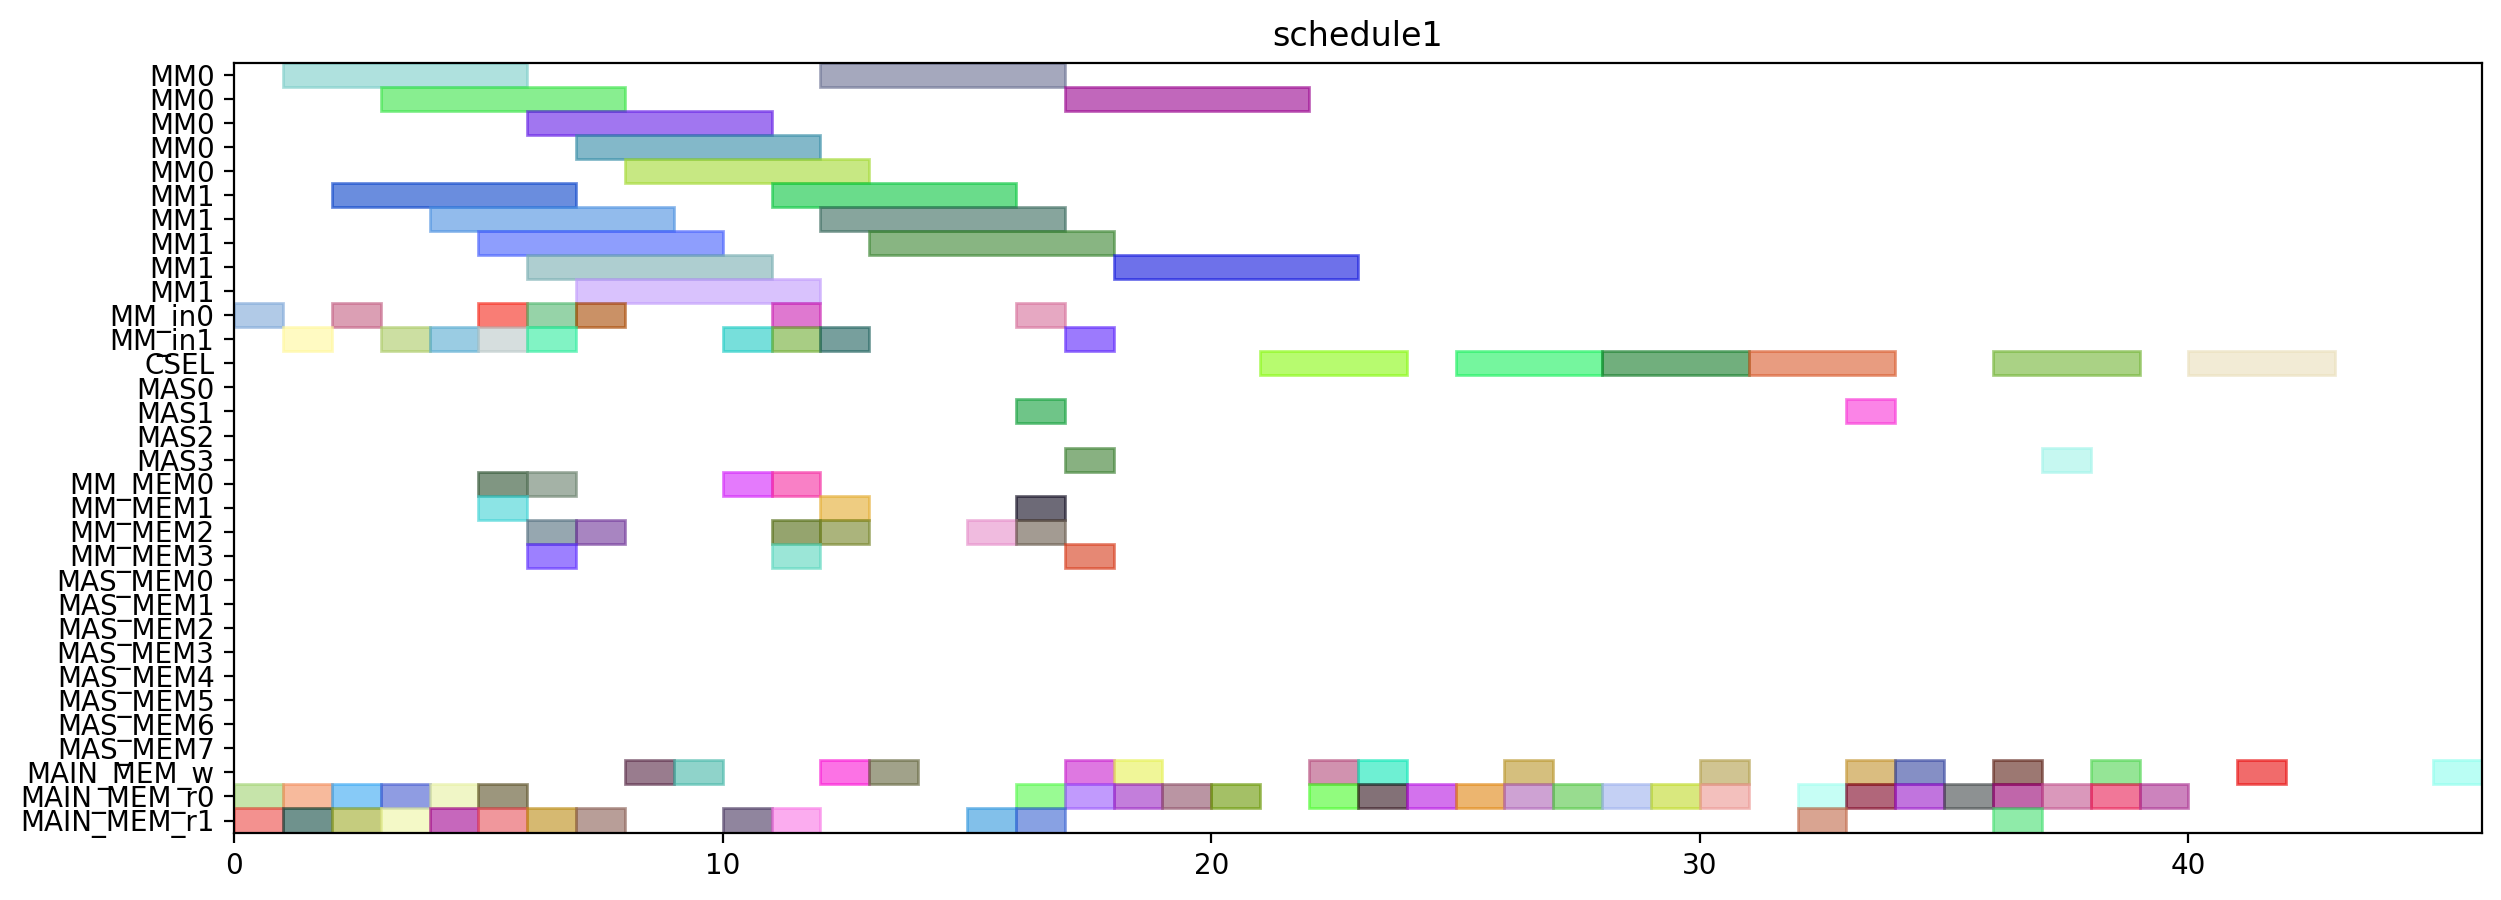

The script that drew this image:
from pyschedule import Scenario, solvers, plotters, alt


def solve():
	horizon = 166
	S = Scenario("schedule1", horizon=horizon)

	# resource
	MM = S.Resources('MM', num=2, size=5)
	MM_in = S.Resources('MM_in', num=2)
	CSEL = S.Resource('CSEL')
	MAS = S.Resources('MAS', num=4, size=1, periods=range(1, horizon))
	MM_MEM = S.Resources('MM_MEM', num=4)
	MAS_MEM = S.Resources('MAS_MEM', num=8)
	MAIN_MEM_w = S.Resource('MAIN_MEM_w', size=1)
	MAIN_MEM_r = S.Resources('MAIN_MEM_r', num=2)

	# result of previous scheduling
	alpha0_in = S.Task('alpha0_in', length=1, delay_cost=1)
	S += alpha0_in >= 0
	alpha0_in += MM_in[0]

	alpha0_mem0 = S.Task('alpha0_mem0', length=1, delay_cost=1)
	S += alpha0_mem0 >= 0
	alpha0_mem0 += MAIN_MEM_r[0]

	alpha0_mem1 = S.Task('alpha0_mem1', length=1, delay_cost=1)
	S += alpha0_mem1 >= 0
	alpha0_mem1 += MAIN_MEM_r[1]

	alpha0 = S.Task('alpha0', length=5, delay_cost=1)
	S += alpha0 >= 1
	alpha0 += MM[0]

	alpha1_in = S.Task('alpha1_in', length=1, delay_cost=1)
	S += alpha1_in >= 1
	alpha1_in += MM_in[1]

	alpha1_mem0 = S.Task('alpha1_mem0', length=1, delay_cost=1)
	S += alpha1_mem0 >= 1
	alpha1_mem0 += MAIN_MEM_r[0]

	alpha1_mem1 = S.Task('alpha1_mem1', length=1, delay_cost=1)
	S += alpha1_mem1 >= 1
	alpha1_mem1 += MAIN_MEM_r[1]

	alpha1 = S.Task('alpha1', length=5, delay_cost=1)
	S += alpha1 >= 2
	alpha1 += MM[1]

	xit2N1_in = S.Task('xit2N1_in', length=1, delay_cost=1)
	S += xit2N1_in >= 2
	xit2N1_in += MM_in[0]

	xit2N1_mem0 = S.Task('xit2N1_mem0', length=1, delay_cost=1)
	S += xit2N1_mem0 >= 2
	xit2N1_mem0 += MAIN_MEM_r[0]

	xit2N1_mem1 = S.Task('xit2N1_mem1', length=1, delay_cost=1)
	S += xit2N1_mem1 >= 2
	xit2N1_mem1 += MAIN_MEM_r[1]

	xit2N0_in = S.Task('xit2N0_in', length=1, delay_cost=1)
	S += xit2N0_in >= 3
	xit2N0_in += MM_in[1]

	xit2N0_mem0 = S.Task('xit2N0_mem0', length=1, delay_cost=1)
	S += xit2N0_mem0 >= 3
	xit2N0_mem0 += MAIN_MEM_r[0]

	xit2N0_mem1 = S.Task('xit2N0_mem1', length=1, delay_cost=1)
	S += xit2N0_mem1 >= 3
	xit2N0_mem1 += MAIN_MEM_r[1]

	xit2N1 = S.Task('xit2N1', length=5, delay_cost=1)
	S += xit2N1 >= 3
	xit2N1 += MM[0]

	t30_in = S.Task('t30_in', length=1, delay_cost=1)
	S += t30_in >= 4
	t30_in += MM_in[1]

	t30_mem0 = S.Task('t30_mem0', length=1, delay_cost=1)
	S += t30_mem0 >= 4
	t30_mem0 += MAIN_MEM_r[0]

	t30_mem1 = S.Task('t30_mem1', length=1, delay_cost=1)
	S += t30_mem1 >= 4
	t30_mem1 += MAIN_MEM_r[1]

	xit2N0 = S.Task('xit2N0', length=5, delay_cost=1)
	S += xit2N0 >= 4
	xit2N0 += MM[1]

	alpha20_in = S.Task('alpha20_in', length=1, delay_cost=1)
	S += alpha20_in >= 5
	alpha20_in += MM_in[0]

	alpha20_mem0 = S.Task('alpha20_mem0', length=1, delay_cost=1)
	S += alpha20_mem0 >= 5
	alpha20_mem0 += MM_MEM[0]

	alpha20_mem1 = S.Task('alpha20_mem1', length=1, delay_cost=1)
	S += alpha20_mem1 >= 5
	alpha20_mem1 += MM_MEM[1]

	t30 = S.Task('t30', length=5, delay_cost=1)
	S += t30 >= 5
	t30 += MM[1]

	t31_in = S.Task('t31_in', length=1, delay_cost=1)
	S += t31_in >= 5
	t31_in += MM_in[1]

	t31_mem0 = S.Task('t31_mem0', length=1, delay_cost=1)
	S += t31_mem0 >= 5
	t31_mem0 += MAIN_MEM_r[0]

	t31_mem1 = S.Task('t31_mem1', length=1, delay_cost=1)
	S += t31_mem1 >= 5
	t31_mem1 += MAIN_MEM_r[1]

	alpha20 = S.Task('alpha20', length=5, delay_cost=1)
	S += alpha20 >= 6
	alpha20 += MM[0]

	alpha21_in = S.Task('alpha21_in', length=1, delay_cost=1)
	S += alpha21_in >= 6
	alpha21_in += MM_in[0]

	alpha21_mem0 = S.Task('alpha21_mem0', length=1, delay_cost=1)
	S += alpha21_mem0 >= 6
	alpha21_mem0 += MM_MEM[2]

	alpha21_mem1 = S.Task('alpha21_mem1', length=1, delay_cost=1)
	S += alpha21_mem1 >= 6
	alpha21_mem1 += MM_MEM[3]

	alphaD0_in = S.Task('alphaD0_in', length=1, delay_cost=1)
	S += alphaD0_in >= 6
	alphaD0_in += MM_in[1]

	alphaD0_mem0 = S.Task('alphaD0_mem0', length=1, delay_cost=1)
	S += alphaD0_mem0 >= 6
	alphaD0_mem0 += MM_MEM[0]

	alphaD0_mem1 = S.Task('alphaD0_mem1', length=1, delay_cost=1)
	S += alphaD0_mem1 >= 6
	alphaD0_mem1 += MAIN_MEM_r[1]

	t31 = S.Task('t31', length=5, delay_cost=1)
	S += t31 >= 6
	t31 += MM[1]

	alpha21 = S.Task('alpha21', length=5, delay_cost=1)
	S += alpha21 >= 7
	alpha21 += MM[0]

	alphaD0 = S.Task('alphaD0', length=5, delay_cost=1)
	S += alphaD0 >= 7
	alphaD0 += MM[1]

	alphaD1_in = S.Task('alphaD1_in', length=1, delay_cost=1)
	S += alphaD1_in >= 7
	alphaD1_in += MM_in[0]

	alphaD1_mem0 = S.Task('alphaD1_mem0', length=1, delay_cost=1)
	S += alphaD1_mem0 >= 7
	alphaD1_mem0 += MM_MEM[2]

	alphaD1_mem1 = S.Task('alphaD1_mem1', length=1, delay_cost=1)
	S += alphaD1_mem1 >= 7
	alphaD1_mem1 += MAIN_MEM_r[1]

	alphaD1 = S.Task('alphaD1', length=5, delay_cost=1)
	S += alphaD1 >= 8
	alphaD1 += MM[0]

	xit2N1_w = S.Task('xit2N1_w', length=1, delay_cost=1)
	S += xit2N1_w >= 8
	xit2N1_w += MAIN_MEM_w

	xit2N0_w = S.Task('xit2N0_w', length=1, delay_cost=1)
	S += xit2N0_w >= 9
	xit2N0_w += MAIN_MEM_w

	alpha2V0_in = S.Task('alpha2V0_in', length=1, delay_cost=1)
	S += alpha2V0_in >= 10
	alpha2V0_in += MM_in[1]

	alpha2V0_mem0 = S.Task('alpha2V0_mem0', length=1, delay_cost=1)
	S += alpha2V0_mem0 >= 10
	alpha2V0_mem0 += MM_MEM[0]

	alpha2V0_mem1 = S.Task('alpha2V0_mem1', length=1, delay_cost=1)
	S += alpha2V0_mem1 >= 10
	alpha2V0_mem1 += MAIN_MEM_r[1]

	alpha2V0 = S.Task('alpha2V0', length=5, delay_cost=1)
	S += alpha2V0 >= 11
	alpha2V0 += MM[1]

	alpha2V1_in = S.Task('alpha2V1_in', length=1, delay_cost=1)
	S += alpha2V1_in >= 11
	alpha2V1_in += MM_in[1]

	alpha2V1_mem0 = S.Task('alpha2V1_mem0', length=1, delay_cost=1)
	S += alpha2V1_mem0 >= 11
	alpha2V1_mem0 += MM_MEM[0]

	alpha2V1_mem1 = S.Task('alpha2V1_mem1', length=1, delay_cost=1)
	S += alpha2V1_mem1 >= 11
	alpha2V1_mem1 += MAIN_MEM_r[1]

	t3alphaD0_in = S.Task('t3alphaD0_in', length=1, delay_cost=1)
	S += t3alphaD0_in >= 11
	t3alphaD0_in += MM_in[0]

	t3alphaD0_mem0 = S.Task('t3alphaD0_mem0', length=1, delay_cost=1)
	S += t3alphaD0_mem0 >= 11
	t3alphaD0_mem0 += MM_MEM[2]

	t3alphaD0_mem1 = S.Task('t3alphaD0_mem1', length=1, delay_cost=1)
	S += t3alphaD0_mem1 >= 11
	t3alphaD0_mem1 += MM_MEM[3]

	alpha2V1 = S.Task('alpha2V1', length=5, delay_cost=1)
	S += alpha2V1 >= 12
	alpha2V1 += MM[1]

	alphaD0_w = S.Task('alphaD0_w', length=1, delay_cost=1)
	S += alphaD0_w >= 12
	alphaD0_w += MAIN_MEM_w

	t3alphaD0 = S.Task('t3alphaD0', length=5, delay_cost=1)
	S += t3alphaD0 >= 12
	t3alphaD0 += MM[0]

	t3alphaD1_in = S.Task('t3alphaD1_in', length=1, delay_cost=1)
	S += t3alphaD1_in >= 12
	t3alphaD1_in += MM_in[1]

	t3alphaD1_mem0 = S.Task('t3alphaD1_mem0', length=1, delay_cost=1)
	S += t3alphaD1_mem0 >= 12
	t3alphaD1_mem0 += MM_MEM[2]

	t3alphaD1_mem1 = S.Task('t3alphaD1_mem1', length=1, delay_cost=1)
	S += t3alphaD1_mem1 >= 12
	t3alphaD1_mem1 += MM_MEM[1]

	alphaD1_w = S.Task('alphaD1_w', length=1, delay_cost=1)
	S += alphaD1_w >= 13
	alphaD1_w += MAIN_MEM_w

	t3alphaD1 = S.Task('t3alphaD1', length=5, delay_cost=1)
	S += t3alphaD1 >= 13
	t3alphaD1 += MM[1]

	alpha2V_U0_mem0 = S.Task('alpha2V_U0_mem0', length=1, delay_cost=1)
	S += alpha2V_U0_mem0 >= 15
	alpha2V_U0_mem0 += MM_MEM[2]

	alpha2V_U0_mem1 = S.Task('alpha2V_U0_mem1', length=1, delay_cost=1)
	S += alpha2V_U0_mem1 >= 15
	alpha2V_U0_mem1 += MAIN_MEM_r[1]

	alpha2V_U0 = S.Task('alpha2V_U0', length=1, delay_cost=1)
	S += alpha2V_U0 >= 16
	alpha2V_U0 += MAS[1]

	alpha2V_U1_mem0 = S.Task('alpha2V_U1_mem0', length=1, delay_cost=1)
	S += alpha2V_U1_mem0 >= 16
	alpha2V_U1_mem0 += MM_MEM[2]

	alpha2V_U1_mem1 = S.Task('alpha2V_U1_mem1', length=1, delay_cost=1)
	S += alpha2V_U1_mem1 >= 16
	alpha2V_U1_mem1 += MAIN_MEM_r[1]

	y20_in = S.Task('y20_in', length=1, delay_cost=1)
	S += y20_in >= 16
	y20_in += MM_in[0]

	y20_mem0 = S.Task('y20_mem0', length=1, delay_cost=1)
	S += y20_mem0 >= 16
	y20_mem0 += MAIN_MEM_r[0]

	y20_mem1 = S.Task('y20_mem1', length=1, delay_cost=1)
	S += y20_mem1 >= 16
	y20_mem1 += MM_MEM[1]

	alpha2V_U0_w = S.Task('alpha2V_U0_w', length=1, delay_cost=1)
	S += alpha2V_U0_w >= 17
	alpha2V_U0_w += MAIN_MEM_w

	alpha2V_U1 = S.Task('alpha2V_U1', length=1, delay_cost=1)
	S += alpha2V_U1 >= 17
	alpha2V_U1 += MAS[3]

	y20 = S.Task('y20', length=5, delay_cost=1)
	S += y20 >= 17
	y20 += MM[0]

	y21_in = S.Task('y21_in', length=1, delay_cost=1)
	S += y21_in >= 17
	y21_in += MM_in[1]

	y21_mem0 = S.Task('y21_mem0', length=1, delay_cost=1)
	S += y21_mem0 >= 17
	y21_mem0 += MAIN_MEM_r[0]

	y21_mem1 = S.Task('y21_mem1', length=1, delay_cost=1)
	S += y21_mem1 >= 17
	y21_mem1 += MM_MEM[3]

	X0_mem0 = S.Task('X0_mem0', length=1, delay_cost=1)
	S += X0_mem0 >= 18
	X0_mem0 += MAIN_MEM_r[0]

	alpha2V_U1_w = S.Task('alpha2V_U1_w', length=1, delay_cost=1)
	S += alpha2V_U1_w >= 18
	alpha2V_U1_w += MAIN_MEM_w

	y21 = S.Task('y21', length=5, delay_cost=1)
	S += y21 >= 18
	y21 += MM[1]

	X0_mem1 = S.Task('X0_mem1', length=1, delay_cost=1)
	S += X0_mem1 >= 19
	X0_mem1 += MAIN_MEM_r[0]

	X0_mem2 = S.Task('X0_mem2', length=1, delay_cost=1)
	S += X0_mem2 >= 20
	X0_mem2 += MAIN_MEM_r[0]

	X0 = S.Task('X0', length=3, delay_cost=1)
	S += X0 >= 21
	X0 += CSEL

	y0_mem0 = S.Task('y0_mem0', length=1, delay_cost=1)
	S += y0_mem0 >= 22
	y0_mem0 += MAIN_MEM_r[0]

	y20_w = S.Task('y20_w', length=1, delay_cost=1)
	S += y20_w >= 22
	y20_w += MAIN_MEM_w

	y0_mem1 = S.Task('y0_mem1', length=1, delay_cost=1)
	S += y0_mem1 >= 23
	y0_mem1 += MAIN_MEM_r[0]

	y21_w = S.Task('y21_w', length=1, delay_cost=1)
	S += y21_w >= 23
	y21_w += MAIN_MEM_w

	y0_mem2 = S.Task('y0_mem2', length=1, delay_cost=1)
	S += y0_mem2 >= 24
	y0_mem2 += MAIN_MEM_r[0]

	y0 = S.Task('y0', length=3, delay_cost=1)
	S += y0 >= 25
	y0 += CSEL

	X0_w = S.Task('X0_w', length=1, delay_cost=1)
	S += X0_w >= 26
	X0_w += MAIN_MEM_w

	y0_w = S.Task('y0_w', length=1, delay_cost=1)
	S += y0_w >= 30
	y0_w += MAIN_MEM_w

	y_alt0_mem0 = S.Task('y_alt0_mem0', length=1, delay_cost=1)
	S += y_alt0_mem0 >= 32
	y_alt0_mem0 += MAIN_MEM_r[0]

	y_alt0_mem1 = S.Task('y_alt0_mem1', length=1, delay_cost=1)
	S += y_alt0_mem1 >= 32
	y_alt0_mem1 += MAIN_MEM_r[1]

	Y0_mem0 = S.Task('Y0_mem0', length=1, delay_cost=1)
	S += Y0_mem0 >= 33
	Y0_mem0 += MAIN_MEM_r[0]

	y_alt0 = S.Task('y_alt0', length=1, delay_cost=1)
	S += y_alt0 >= 33
	y_alt0 += MAS[1]

	Y0_mem1 = S.Task('Y0_mem1', length=1, delay_cost=1)
	S += Y0_mem1 >= 34
	Y0_mem1 += MAIN_MEM_r[0]

	y_alt0_w = S.Task('y_alt0_w', length=1, delay_cost=1)
	S += y_alt0_w >= 34
	y_alt0_w += MAIN_MEM_w

	Y0_mem2 = S.Task('Y0_mem2', length=1, delay_cost=1)
	S += Y0_mem2 >= 35
	Y0_mem2 += MAIN_MEM_r[0]

	Y0 = S.Task('Y0', length=3, delay_cost=1)
	S += Y0 >= 36
	Y0 += CSEL

	y_alt1_mem0 = S.Task('y_alt1_mem0', length=1, delay_cost=1)
	S += y_alt1_mem0 >= 36
	y_alt1_mem0 += MAIN_MEM_r[0]

	y_alt1_mem1 = S.Task('y_alt1_mem1', length=1, delay_cost=1)
	S += y_alt1_mem1 >= 36
	y_alt1_mem1 += MAIN_MEM_r[1]

	Y1_mem0 = S.Task('Y1_mem0', length=1, delay_cost=1)
	S += Y1_mem0 >= 37
	Y1_mem0 += MAIN_MEM_r[0]

	y_alt1 = S.Task('y_alt1', length=1, delay_cost=1)
	S += y_alt1 >= 37
	y_alt1 += MAS[3]

	Y1_mem1 = S.Task('Y1_mem1', length=1, delay_cost=1)
	S += Y1_mem1 >= 38
	Y1_mem1 += MAIN_MEM_r[0]

	y_alt1_w = S.Task('y_alt1_w', length=1, delay_cost=1)
	S += y_alt1_w >= 38
	y_alt1_w += MAIN_MEM_w

	Y1_mem2 = S.Task('Y1_mem2', length=1, delay_cost=1)
	S += Y1_mem2 >= 39
	Y1_mem2 += MAIN_MEM_r[0]

	Y1 = S.Task('Y1', length=3, delay_cost=1)
	S += Y1 >= 40
	Y1 += CSEL

	Y0_w = S.Task('Y0_w', length=1, delay_cost=1)
	S += Y0_w >= 41
	Y0_w += MAIN_MEM_w

	Y1_w = S.Task('Y1_w', length=1, delay_cost=1)
	S += Y1_w >= 45
	Y1_w += MAIN_MEM_w


	# new tasks
	X1 = S.Task('X1', length=3, delay_cost=1)
	X1 += alt(CSEL)

	X1_w = S.Task('X1_w', length=1, delay_cost=1)
	X1_w += alt(MAIN_MEM_w)
	S += X1+2 <= X1_w

	S += X1<1000

	X1_mem0 = S.Task('X1_mem0', length=1, delay_cost=1)
	X1_mem0 += MAIN_MEM_r[0]
	S += alpha2V_U1_w < X1_mem0
	S += X1_mem0+ 2 <= X1

	X1_mem1 = S.Task('X1_mem1', length=1, delay_cost=1)
	X1_mem1 += MAIN_MEM_r[0]
	S += xit2N1_w < X1_mem1
	S += X1_mem1+ 1 <= X1

	X1_mem2 = S.Task('X1_mem2', length=1, delay_cost=1)
	X1_mem2 += MAIN_MEM_r[0]
	S += X1_mem2+ 0 <= X1

	y1 = S.Task('y1', length=3, delay_cost=1)
	y1 += alt(CSEL)

	y1_w = S.Task('y1_w', length=1, delay_cost=1)
	y1_w += alt(MAIN_MEM_w)
	S += y1+2 <= y1_w

	S += y1<37

	y1_mem0 = S.Task('y1_mem0', length=1, delay_cost=1)
	y1_mem0 += MAIN_MEM_r[0]
	S += alpha2V_U1_w < y1_mem0
	S += y1_mem0+ 2 <= y1

	y1_mem1 = S.Task('y1_mem1', length=1, delay_cost=1)
	y1_mem1 += MAIN_MEM_r[0]
	S += y21_w < y1_mem1
	S += y1_mem1+ 1 <= y1

	y1_mem2 = S.Task('y1_mem2', length=1, delay_cost=1)
	y1_mem2 += MAIN_MEM_r[0]
	S += alphaD1_w < y1_mem2
	S += y1_mem2+ 0 <= y1

	solvers.mip.solve(S,msg=1,kind='CPLEX',ratio_gap=1.01)

	solution = [['hoge']*len(S.solution()[1]) for i in range(len(S.solution()))]
	for i in range(len(S.solution())):
		for j in range(len(S.solution()[i])):
			solution[i][j]=str(S.solution()[i][j])
	print(solution)

	cycles = int(solution[-1][3])

	pic_file_name = "/home/mfukuda/ABE/multiRAM_multiMAS_16mux/scheduling_result/stage5MM2_stage1MAS4/2xSSWU_AFTER_EXP/schedule1.png"
	if(S.solution() != []):
		plotters.matplotlib.plot(S,img_filename=pic_file_name, show_task_labels=False, fig_size=(cycles*0.25+3, 5))

	return solution
